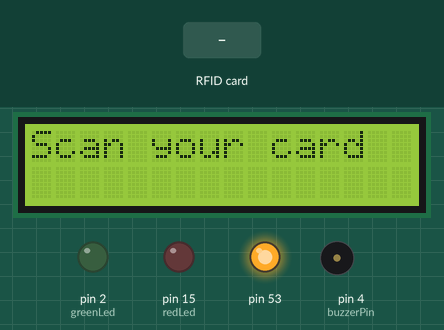
Simulated run of this sketch. Board: Arduino Mega 2560, built with avr-gcc and run on an emulated ATmega2560. On the bench: 16×2 character LCD, output pins drawn as LEDs (lit = HIGH), buzzer (waves = sounding). The test bench sets the inputs (shaded band). The local clock reads 2024-03-15 10:24:30 at power-on unless the sketch sets it; what the sketch prints to the serial monitor is not drawn.

Above: at 2.3 s.
2.4 s: RFID card BF 4B 59 1F held to the reader
At 5.0 s:
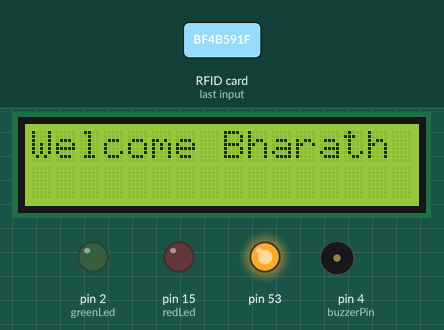
6.4 s: RFID card 5E 7A 19 C4 held to the reader
At 8.3 s:
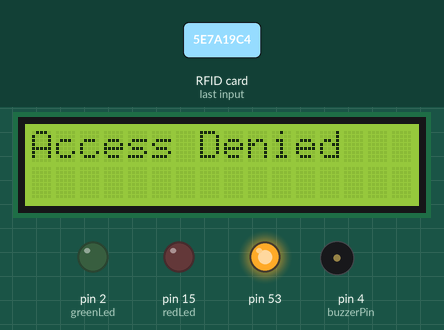
10.4 s: RFID card 56 48 71 5F held to the reader
At 13.5 s:
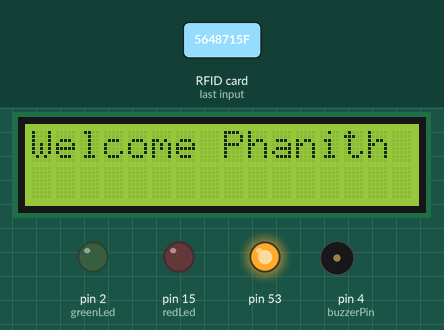
14.4 s: RFID card C6 13 5B 5F held to the reader
At 16.8 s:
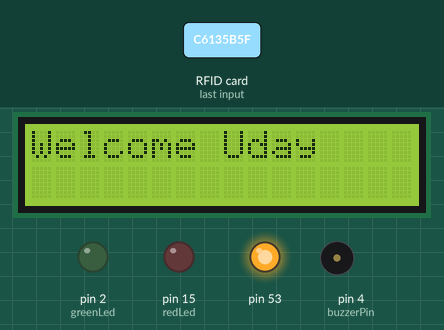
Timing chart, 0 to 18.3 s (numbered marks = the images above; inputs shaded):
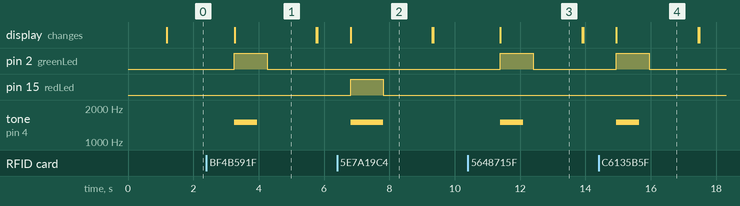

Measured:
- after the input at 2.4 s, pin 2 (greenLed): LOW → HIGH after 0.86 s, → LOW 1.0 s later; tone on pin 4 (buzzerPin): silent → 1500 Hz after 0.86 s, → silent 0.70 s later; the display: changes after 0.86 s (image 1)
- after the input at 6.4 s, pin 15 (redLed): LOW → HIGH after 0.41 s, → LOW 1.0 s later; tone on pin 4 (buzzerPin): silent → 1500 Hz after 0.41 s, → silent 1.0 s later; the display: changes after 0.41 s (image 2)
- after the input at 10.4 s, pin 2 (greenLed): LOW → HIGH after 0.99 s, → LOW 1.0 s later; tone on pin 4 (buzzerPin): silent → 1500 Hz after 0.99 s, → silent 0.70 s later; the display: changes after 0.99 s (image 3)
- after the input at 14.4 s, pin 2 (greenLed): LOW → HIGH after 0.54 s, → LOW 1.0 s later; tone on pin 4 (buzzerPin): silent → 1500 Hz after 0.54 s, → silent 0.70 s later; the display: changes after 0.54 s (image 4)
- what the display in image 1 shows lasts 2.5 s, from 3.3 s to 5.8 s

The sketch:

RFID_code.ino
```cpp
#include <Wire.h>
#include <LiquidCrystal.h>
#include <RTClib.h>
#include <SPI.h>
#include <MFRC522.h>

// LCD pins
const int rs = 26, en = 25, d4 = 14, d5 = 27, d6 = 33, d7 = 32;
LiquidCrystal lcd(rs, en, d4, d5, d6, d7);

// RTC setup
RTC_DS3231 rtc;

String timeStr = "";

// RFID setup
#define SS_PIN 5
#define RST_PIN 22
MFRC522 rfid(SS_PIN, RST_PIN);

// Buzzer and LEDs
const int redLed = 15;
const int greenLed = 2;
const int buzzerPin = 4;

// UID database
struct User {
  String uid;
  String name;
};

User users[] = {
  {"BF 4B 59 1F", "Bharath"},
  {"56 48 71 5F", "Phanith"},
  {"C6 13 5B 5F", "Uday"},
  {"D6 AA 18 4E", "Avinash"},
  {"B6 F2 76 5F", "Manoj"},
};
const int userCount = sizeof(users) / sizeof(users[0]);
void setup() {
  Serial.begin(115200);

  // RTC
  Wire.begin();

  Serial.begin(115200);
  lcd.begin(16, 2);
  lcd.print("Waiting time...");

  // LCD setup
  lcd.begin(16, 2);
  lcd.print("Initializing...");

  if (!rtc.begin()) {
    lcd.clear();
    lcd.print("RTC Failed");
    while (1);
  }

  rtc.adjust(DateTime(F(__DATE__), F(__TIME__)));


  // LEDs & buzzer
  pinMode(redLed, OUTPUT);
  pinMode(greenLed, OUTPUT);
  pinMode(buzzerPin, OUTPUT);

  // RFID
  SPI.begin();
  rfid.PCD_Init();

  delay(1000);
  lcd.clear();
  lcd.print("Ready");
}

void loop() {
  DateTime now = rtc.now();
  if (Serial.available()) {
    timeStr = Serial.readStringUntil('\n');
    lcd.clear();
    lcd.setCursor(0, 0);
    lcd.print(timeStr);


  lcd.setCursor(0, 1);
  lcd.print("Scan your card");
  }
  else{
    lcd.clear();
    lcd.setCursor(0, 0);
    lcd.print("Scan your card");
  }
  // Look for new RFID cards
  if (!rfid.PICC_IsNewCardPresent() || !rfid.PICC_ReadCardSerial()) {
    delay(1000);
    return;
  }

  // Read UID
  String content = "";
  for (byte i = 0; i < rfid.uid.size; i++) {
    content += String(rfid.uid.uidByte[i] < 0x10 ? "0" : "");
    content += String(rfid.uid.uidByte[i], HEX);
    if (i < rfid.uid.size - 1) content += " ";
  }
  content.toUpperCase();

  lcd.clear();
  lcd.setCursor(0, 0);
  bool found = false;
  String userName = "Unknown";

  for (int i = 0; i < userCount; i++) {
    if (content == users[i].uid) {
      userName = users[i].name;
      found = true;
      break;
    }
  }
  String dateStr = String(now.day()) + "/" + String(now.month()) + "/" + String(now.year());
  String timeStr = String(now.hour()) + ":" + String(now.minute()) + ":" + String(now.second());

  if (found) {
    digitalWrite(greenLed, HIGH);
    tone(buzzerPin, 1500, 700);
    lcd.clear();
    lcd.print("Welcome " + userName);
    delay(1000);
    digitalWrite(greenLed, LOW);
  } else {
    digitalWrite(redLed, HIGH);
    tone(buzzerPin, 1500, 1000);
    lcd.clear();
    lcd.print("Access Denied");
    delay(1000);
    digitalWrite(redLed, LOW);
  }

  // Serial logging
  Serial.print("UID: ");
  Serial.print(content);
  Serial.print(", Name: ");
  Serial.print(userName+"\n");
  // Serial.print(", Date: ");
  // Serial.print(dateStr);
  // Serial.print(", Time: ");
  // Serial.println(timeStr);


  rfid.PICC_HaltA();
  rfid.PCD_StopCrypto1();
  delay(1500);
  lcd.clear();
}
void print2digits(int num) {
  if (num < 10) lcd.print("0");
  lcd.print(num);
}
```
